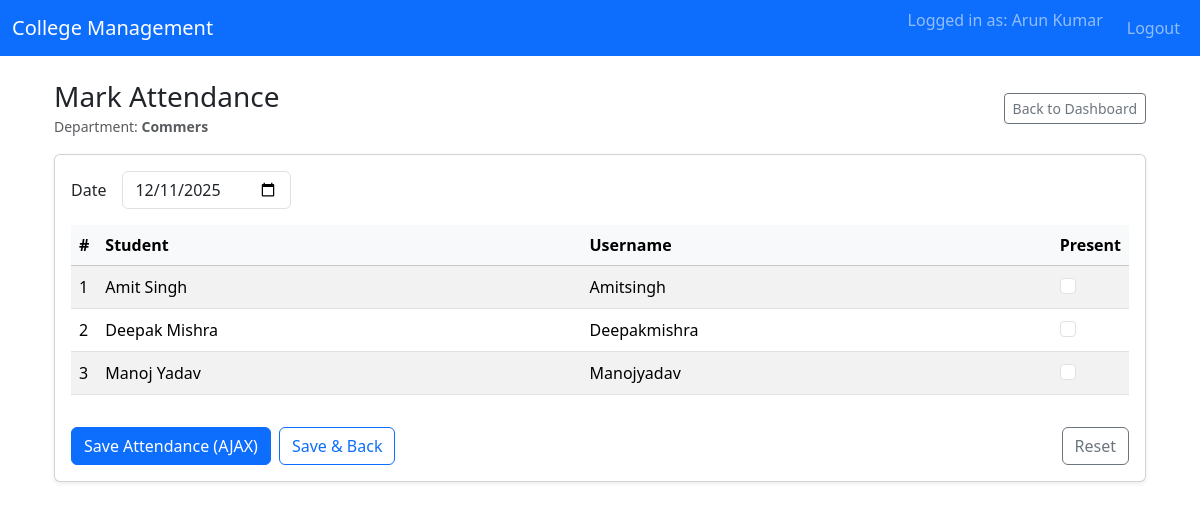
The app's page /attendance/1/ (signed in) with its own data.
### students/models.py (models this page shows, shortened)
class Department(models.Model):
    name = models.CharField(max_length=100)

class Student(models.Model):
    user = models.OneToOneField(User, on_delete=models.CASCADE)
    department = models.ForeignKey(Department, on_delete=models.SET_NULL, null=True, blank=True)
    image = models.ImageField(upload_to='students/', null=True, blank=True)
    roll_no = models.CharField(max_length=50, blank=True, null=True)

### students/views.py (the view, shortened to what this page needs)
# urls.py: path('attendance/<int:dept_id>/', views.mark_attendance, name='mark_attendance'),
@login_required
@user_passes_test(is_teacher)
def mark_attendance(request, dept_id):
    teacher = request.user.teacher
    department = get_object_or_404(Department, id=dept_id)
    students = Student.objects.filter(department=department)
    return render(request, 'mark_attendance.html', {
        'students': students,
        'department': department,
        'today': date.today().isoformat()
    })

### students/views.py (called while the page is built)
def is_teacher(user):
    return hasattr(user, 'teacher')

### students/templates/mark_attendance.html (shortened to what this page needs)
{% extends 'base.html' %}
{% block content %}
<div class="container mt-4">
  <div class="d-flex justify-content-between align-items-center mb-3">
    <div>
      <h3 class="mb-0">Mark Attendance</h3>
      <small class="text-muted">Department: <strong>{{ department.name }}</strong></small>
    </div>
    <div>
      <a href="{% url 'teacher_dashboard' %}" class="btn btn-sm btn-outline-secondary">Back to Dashboard</a>
    </div>
  </div>
  <form id="attendance-form" class="card p-3 shadow-sm">
    <div class="row g-3 align-items-center mb-3">
      <div class="col-auto">
        <label for="att_date" class="form-label mb-0">Date</label>
      </div>
      <div class="col-auto">
        <input id="att_date" name="date" type="date" class="form-control" value="{{ today }}" required>
      </div>
    </div>
    <div class="table-responsive">
      <table class="table table-striped table-hover align-middle">
        <thead class="table-light">
          <tr>
            <th style="width:1%">#</th>
            <th>Student</th>
            <th>Username</th>
            <th style="width:1%">Present</th>
          </tr>
        </thead>
        <tbody>
          {% for s in students %}
            <tr>
              <td>{{ forloop.counter }}</td>
              <td>{{ s.user.get_full_name }}</td>
              <td>{{ s.user.username }}</td>
              <td class="text-center">
                <div class="form-check">
                  <input class="form-check-input" type="checkbox" id="present_{{ s.id }}" name="present_{{ s.id }}">
                </div>
              </td>
            </tr>
          {% empty %}
            <tr>
              <td colspan="4" class="text-center text-muted">No students in this department.</td>
            </tr>
          {% endfor %}
        </tbody>
      </table>
    </div>
    <div class="d-flex gap-2 mt-3">
      <button id="save-att" type="button" class="btn btn-primary">
        Save Attendance (AJAX)
      </button>
      <button id="save-back" type="button" class="btn btn-outline-primary">Save & Back</button>
      <button type="reset" class="btn btn-outline-secondary ms-auto">Reset</button>
    </div>
  </form>
</div>
{% endblock %}

### students/templates/base.html (shortened to what this page needs)
<!doctype html>
<html lang="en">
  <head>
    <link href="https://cdn.jsdelivr.net/npm/bootstrap@5.3.3/dist/css/bootstrap.min.css" rel="stylesheet">
  </head>
  <body>
    <nav class="navbar navbar-expand-lg navbar-dark bg-primary">
      <div class="container-fluid">
        <a class="navbar-brand" href="/">College Management</a>
        <div class="collapse navbar-collapse" id="navbarSupportedContent">
          <ul class="navbar-nav ms-auto mb-2 mb-lg-0">
            {% if user.is_authenticated %}
              <li class="nav-item">
                <span class="navbar-text me-3">
                  Logged in as: {{ user.get_full_name|default:user.username }}
                </span>
              </li>
              <li class="nav-item">
                <a class="nav-link" href="{% url 'logout' %}">Logout</a>
              </li>
            {% endif %}
          </ul>
        </div>
      </div>
    </nav>
    <div class="container mt-4">
      {% block content %}
      {% endblock %}
    </div>
  </body>
</html>

### records on screen
Department: name "Commers"
Student: user.get_full_name "Amit Singh", user.username "Amitsingh"
Student: user.get_full_name "Deepak Mishra", user.username "Deepakmishra"
Student: user.get_full_name "Manoj Yadav", user.username "Manojyadav"

### other values on screen
{{ user.get_full_name|default:user.username }} "Arun Kumar"
